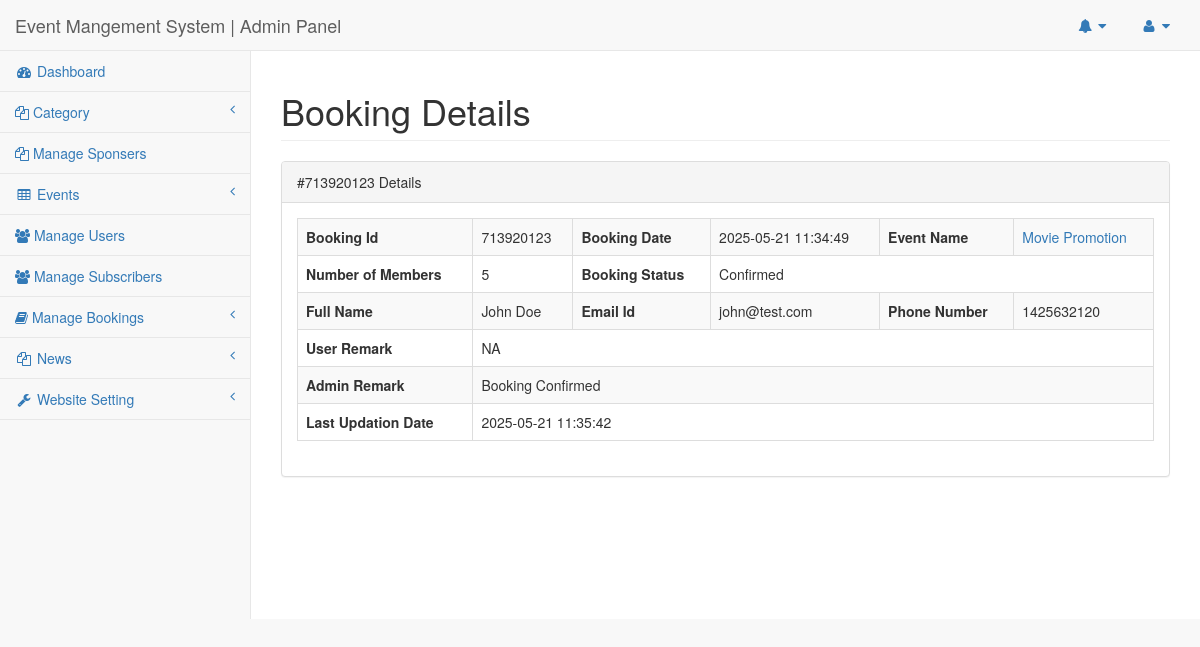
The app's page /admin/booking-details.php?bkid=1 (signed in) with its own data.
### tables this page shows
CREATE TABLE `tblbookings` (
  `id` int(11) NOT NULL,
  `BookingId` bigint(12) DEFAULT NULL,
  `UserId` int(11) DEFAULT NULL,
  `EventId` int(11) DEFAULT NULL,
  `NumberOfMembers` int(11) DEFAULT NULL,
  `UserRemark` mediumtext DEFAULT NULL,
  `AdminRemark` mediumtext DEFAULT NULL,
  `UserCancelRemark` mediumtext DEFAULT NULL,
  `BookingDate` timestamp NULL DEFAULT current_timestamp(),
  `BookingStatus` varchar(100) DEFAULT NULL,
  `LastUpdationDate` timestamp NULL DEFAULT NULL ON UPDATE current_timestamp()
);

CREATE TABLE `tblevents` (
  `id` int(11) NOT NULL,
  `CategoryId` char(10) DEFAULT NULL,
  `SponserId` char(10) DEFAULT NULL,
  `EventName` varchar(255) DEFAULT NULL,
  `EventDescription` mediumtext DEFAULT NULL,
  `EventStartDate` date DEFAULT NULL,
  `EventEndDate` date DEFAULT NULL,
  `EventLocation` varchar(255) DEFAULT NULL,
  `EventImage` varchar(255) DEFAULT NULL,
  `PostingDate` timestamp NULL DEFAULT current_timestamp(),
  `LastUpdationDate` timestamp NULL DEFAULT NULL ON UPDATE current_timestamp(),
  `IsActive` int(1) DEFAULT NULL
);

CREATE TABLE `tblusers` (
  `Userid` int(11) NOT NULL,
  `FullName` varchar(255) DEFAULT NULL,
  `UserName` varchar(200) DEFAULT NULL,
  `Emailid` varchar(255) DEFAULT NULL,
  `PhoneNumber` bigint(12) DEFAULT NULL,
  `UserGender` varchar(100) DEFAULT NULL,
  `UserPassword` varchar(255) DEFAULT NULL,
  `RegDate` timestamp NULL DEFAULT current_timestamp(),
  `LastUpdationDate` timestamp NULL DEFAULT NULL ON UPDATE current_timestamp(),
  `IsActive` int(1) DEFAULT NULL
);

### admin/booking-details.php (the view, shortened to what this page needs)
<?php
include('includes/config.php');
if(strlen($_SESSION['adminsession'])==0)
{
header('location:logout.php');
}
else{
?>
<!DOCTYPE html>
<html lang="en">
<head>
    <link href="../vendor/bootstrap/css/bootstrap.min.css" rel="stylesheet">
    <link href="../vendor/metisMenu/metisMenu.min.css" rel="stylesheet">
    <link href="../dist/css/sb-admin-2.css" rel="stylesheet">
    <link href="../vendor/font-awesome/css/font-awesome.min.css" rel="stylesheet" type="text/css">
</head>
<body>
<div id="wrapper">
<nav class="navbar navbar-default navbar-static-top" role="navigation" style="margin-bottom: 0">
<?php include_once('includes/header.php');?>
<?php include_once('includes/leftbar.php');?>
</nav>
        <div id="page-wrapper">
            <div class="row">
                <div class="col-lg-12">
                    <h1 class="page-header"> Booking  Details</h1>
                </div>
            </div>
            <div class="row">
                <div class="col-lg-12">
                    <div class="panel panel-default">
          <?php
     $bid=intval($_GET['bkid']);
$sql = "SELECT tblbookings.id as bid,tblbookings.BookingId,tblevents.EventName,tblevents.id as eid,tblusers.FullName,tblbookings.NumberOfMembers,tblbookings.BookingStatus,tblbookings.BookingDate,tblusers.Emailid,tblusers.PhoneNumber,tblbookings.NumberOfMembers,tblbookings.UserRemark,tblbookings.UserCancelRemark,tblbookings.AdminRemark,tblbookings.LastUpdationDate from tblbookings left  join tblusers on tblusers.Userid=tblbookings.UserId left join tblevents on tblevents.id=tblbookings.EventId where tblbookings.id=:bid ";
$query = $dbh -> prepare($sql);
$query->bindParam(':bid',$bid,PDO::PARAM_STR);
$query->execute();
$results=$query->fetchAll(PDO::FETCH_OBJ);
if($query->rowCount() > 0)
{
foreach($results as $row)
{
    ?>
                        <div class="panel-heading">
                          #<?php echo htmlentities($row->BookingId);?> Details
                        </div>
                        <div class="panel-body">
                            <div class="row">
                                <div class="col-lg-12">
<table width="100%" class="table table-striped table-bordered table-hover" >
<tr>
<th>Booking Id</th>
<td><?php echo htmlentities($row->BookingId);?></td>
<th>Booking Date</th>
<td><?php echo htmlentities($row->BookingDate);?></td>
<th>Event Name</th>
<td><a href="edit-event.php?sid=<?php echo htmlentities($row->eid);?>" target="_blank"><?php echo htmlentities($row->EventName);?></a></td>
</tr>
<tr>
<th>Number of Members</th>
<td><?php echo htmlentities($row->NumberOfMembers);?></td>
<th>Booking Status</th>
<td colspan="3"><?php $status=$row->BookingStatus;
if($status==""){
echo htmlentities("Not Confirmed yet");
} else {
echo htmlentities("$status");
}
?></td>
</tr>
<tr>
<th>Full Name</th>
<td><?php echo htmlentities($row->FullName);?></td>
<th>Email Id</th>
<td><?php echo htmlentities($row->Emailid);?></td>
<th>Phone Number</th>
<td><?php echo htmlentities($row->PhoneNumber);?></td>
</tr>
<tr>
<th>User Remark</th>
<td colspan="5"><?php echo htmlentities($row->UserRemark);?></td>
</tr>
<?php if($row->AdminRemark!=""){?>
<tr>
<th>Admin Remark</th>
<td colspan="5"><?php echo htmlentities($row->AdminRemark);?></td>
</tr>
<?php } ?>
<?php if($row->LastUpdationDate!=""){?>
<tr>
<th>Last Updation Date</th>
<td colspan="5"><?php echo htmlentities($row->LastUpdationDate);?></td>
</tr>
<?php } ?>
</table>
<?php if($status==""){?>
<div class="form-group" align="center">
<button type="button" class="btn btn-info btn-lg" data-toggle="modal" data-target="#myModal">Take Action</button>
 </div>
      <?php } ?>                          </div>
                            </div>
                        </div>
<?php }} ?>
                    </div>
                </div>
            </div>
        </div>
    </div>
</body>
</html>
<?php } ?>

### records on screen
tblbookings: BookingId "713920123", BookingDate "2025-05-21 11:34:49", EventId.EventName "Movie Promotion", NumberOfMembers "5", BookingStatus "Confirmed", UserId.FullName "John Doe", UserId.Emailid "john@test.com", UserId.PhoneNumber "1425632120", UserRemark "NA", AdminRemark "Booking Confirmed", LastUpdationDate "2025-05-21 11:35:42"
